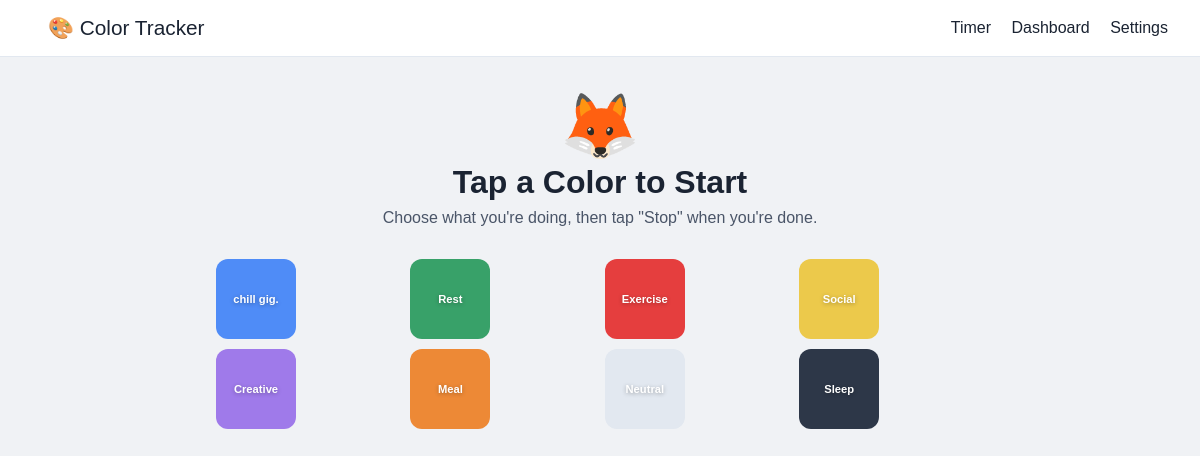
Before: / with the older database file.
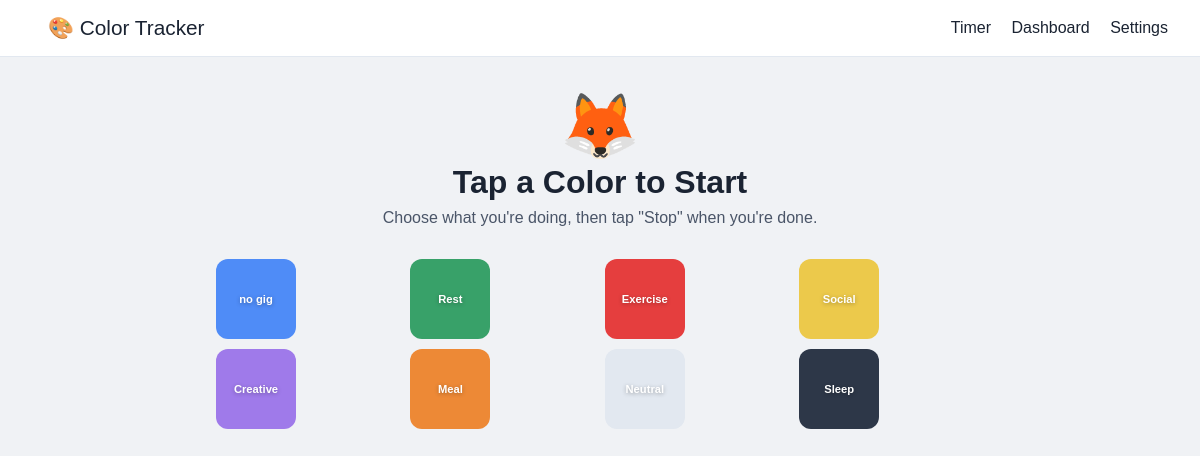
After: the same page with the newer database file.
### models.py (models this page shows, shortened)
class ColorMap(db.Model):
    __tablename__ = "color_maps"
    id = db.Column(db.Integer, primary_key=True)
    color = db.Column(db.String(20), unique=True, nullable=False)
    activity = db.Column(db.String(50), nullable=False)

### app.py (the view)
@app.route("/")
def index():
    colors = ColorMap.query.all()
    color_hex_map = {
        "blue": "#4f8cf7",
        "green": "#38a169",
        "red": "#e53e3e",
        "yellow": "#ecc94b",
        "purple": "#9f7aea",
        "orange": "#ed8936",
        "white": "#e2e8f0",
        "black": "#2d3748",
        "brown": "#a68a64",
        "lightblue": "#63b3ed",
        "pink": "#f687b3",
        "indigo": "#7c3aed",
    }
    return render_template("index.html", colors=colors, color_hex_map=color_hex_map)

### templates/index.html (shortened to what this page needs)
{% extends "base.html" %}
{% block content %}
<div class="container">
    <div class="hero">
        <span class="mascot-big">🦊</span>
        <h1>Tap a Color to Start</h1>
        <p class="subtitle">Choose what you're doing, then tap "Stop" when you're done.</p>
    </div>
    <div class="color-grid compact">
        {% for color in colors %}
        <div class="color-square small"
             data-color="{{ color.color }}"
             style="background-color: {{ color_hex_map[color.color] }};"
             title="{{ color.activity }}">
            <span class="color-label">{{ color.activity }}</span>
        </div>
        {% endfor %}
    </div>
</div>
{% endblock %}

Changed rows visible on the page:
changed ColorMap: activity "chill gig." → "no gig"
